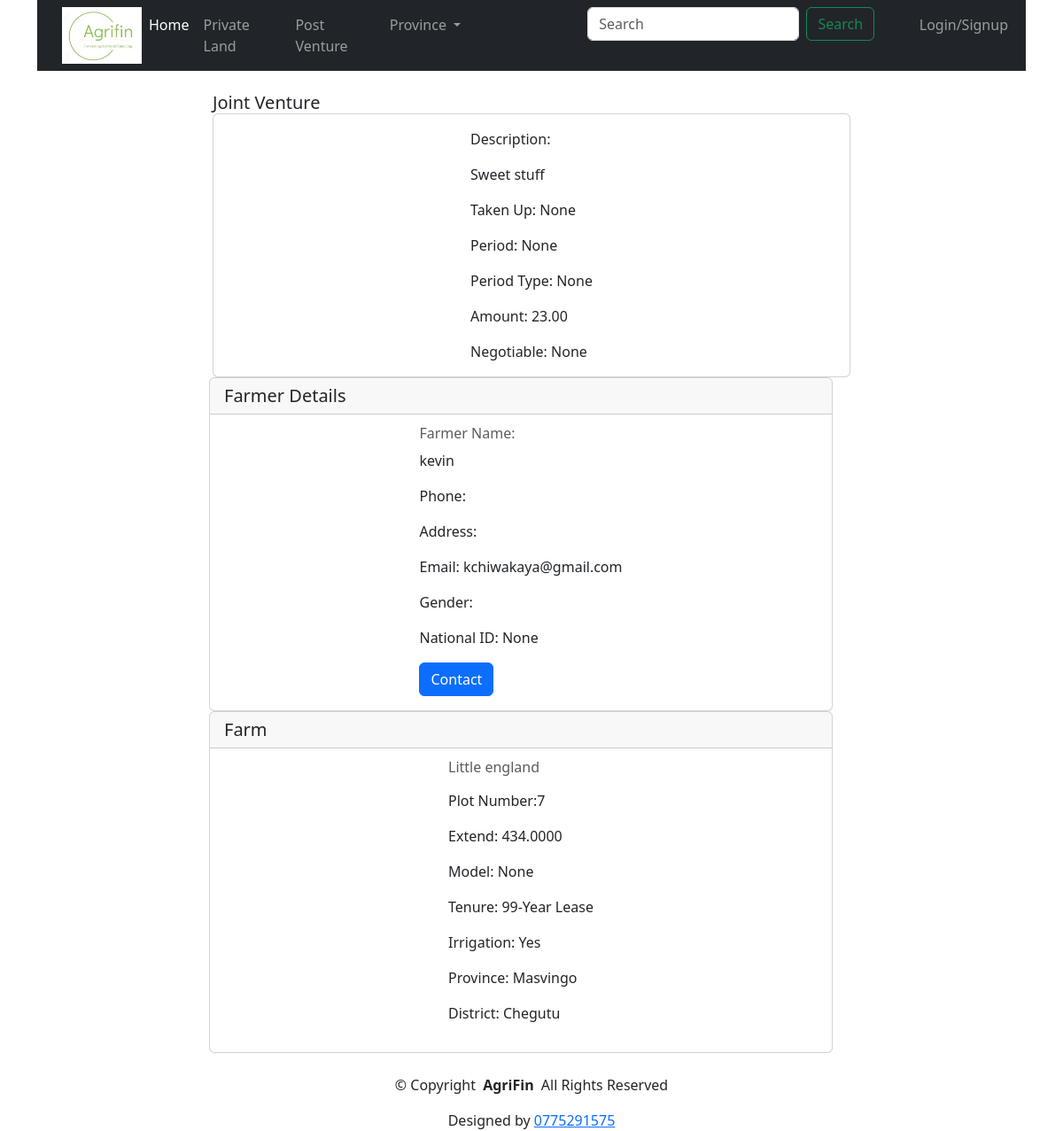
The app's page /details/6/ with its own data.
### farmersapp/models.py (models this page shows, shortened)
class Venture(models.Model):
   farm = models.ForeignKey(Farm,on_delete = models.CASCADE)
   purpose = models.CharField(max_length=500,null = True,blank = True)
   descripiton = models.TextField()
   takenup = models.CharField(max_length=5,null=True,choices=(('Y','Yes'),('N','No')),blank=True)
   supporting_images = models.CharField(max_length=250,null = True, blank=True)
   period = models.DecimalField(max_digits= 10,decimal_places= 2,null=True,blank=True)
   period_type = models.CharField(max_length=5,null=True,choices=(('Y','Year(s)'),('M','Months'),('W','Weeks')),blank=True)
   amount = models.DecimalField(max_digits= 20,decimal_places= 2,null = True,blank = True)
   negotiable = models.CharField(max_length=250,null = True, blank=True)

class Farm(models.Model):
    tenure = (
   ('Off','Offer Letter'),
   ('99','99-Year Lease'),
   ('A1','A1 Permit'),
   ('AP', 'A1 Temporal Permit'),
   ('A2','A2 Permit'),
   ('Ttl','Title Deed'),
   ('DG','Deed of Grant'),
   ('CCT','Certificate of Consolidated Title'),
   ('Non','None'),
   )
    water = (
   ('D','Dam'),
   ('R','River'),
   ('B','Borehole'),
   ('W', 'Weir'),
   ('Wl','Well'),
   ('N','None'),
   )
    province = (
   ('MTN','Matabeleland North'),
   ('MTS','Matabeleland South'),
   ('MSE','Mashonaland East'),
   ('MSW','Mashonaland West'),
   ('MSC','Mashonaland Central'),
   ('MAN','Manicaland'),
    ('MSV','Masvingo'),
    ('MID','Midlands'),
    ('HRE','Harare'),
    ('BYO','Bulawayo'),
   )
    mmodels = (
       ('A1','A1'),
       ('A2','A2'),
       ('Old','Old Resettlement Scheme'),
       ('Sma','Small Scale Commercial'),
       ('A1T','Three Tier'),
       ('Comm','Communal')
    )
    farmer = models.ForeignKey(Farmer,on_delete = models.CASCADE)
    farm_name = models.CharField(max_length=500)
    plot_number = models.CharField(max_length=250,null=True, blank=True)
    extend = models.DecimalField(max_digits= 10,decimal_places= 4)
    district = models.CharField(max_length=20)
    province = models.CharField(max_length=250,choices=province)
    ward = models.CharField(max_length=10,null=True, blank=True)
    model =models.CharField(max_length=250,null =True,blank=True,choices=mmodels)
    tenure_type = models.CharField(max_length=50,choices=tenure)
    irrigation =models.CharField(max_length=250,null= True,choices=(('Y','Yes'),('N','No')))
    water_availability  = models.CharField(max_length=250,choices=water)
    description = models.TextField(null=True, blank=True)

class Farmer(models.Model):
    gender = (
   ('M','Male'),
   ('F','Female'),
   )
    user = models.OneToOneField(User,on_delete=models.CASCADE,null =True,blank = True)
    name = models.CharField(max_length=250)
    othername = models.CharField(max_length=250,null=True, blank=True)
    surname = models.CharField(max_length=250)
    address = models.CharField(max_length=250)
    phone = models.CharField(max_length=20)
    email = models.CharField(max_length=250, null=True,blank=True)
    gender = models.CharField(max_length=10,choices=gender)
    national_id = models.CharField(max_length=30,null =True,unique=True,editable=True,blank=False)

### farmersapp/views.py (the view)
# urls.py: path("details/<str:pk>/",views.details,name ="details"),
def details(request,pk):
    mdetails = Venture.objects.get(id = pk)
    context = {'mdetails': mdetails}
    return render(request,'details.html',context)

### farmersapp/templates/details.html (shortened to what this page needs)
{%extends 'main.html'%}
    {% load bootstrap5 %} {% bootstrap_css %} {% bootstrap_javascript %} {%load
    static%}
    {%block content%}
    <div class="container">
      <div class="row">
        <div class="col-md-8 mx-auto">
          <h5 class="card-header">Joint Venture</h5>
          <div class="card" >
            <div class="card-body mx-auto">
              <p class="card-text"> Description:</p><p> {{mdetails.descripiton}}</p>
              <p class="card-text">Taken Up: {{mdetails.takenup}}</p>
              <p class="card-text">Period: {{mdetails.period}}</p>
              <p class="card-text">Period Type: {{mdetails.get_period_type_display}}</p>
              <p class="card-text">Amount: {{mdetails.amount}}</p>
              <p class="card-text">Negotiable: {{mdetails.negotiable}}</p>
            </div>
          </div>
        </div>
        <div class="row">
        <div class="col-md-8 mx-auto">
          <div class="card">
            <h5 class="card-header">Farmer Details</h5>
            <div class="card-body mx-auto">
              <h6 class="card-subtitle mb-2 text-body-secondary">
                Farmer Name: {{mdetails.farm.farmer.name}} {{mdetails.farm.farmer.surname}}
              </h6>
                <p class="card-text">{{mdetails.farm.farmer.user.username}}</p>
                <p class="card-text">Phone: {{mdetails.farm.farmer.phone}}</p>
                <p class="card-text">Address: {{mdetails.farm.farmer.address}}</p>
                <p class="card-text">Email: {{mdetails.farm.farmer.email}}</p>
                <p class="card-text">Gender: {{mdetails.farm.farmer.get_gender_display}}</p>
                <p class="card-text">National ID: {{mdetails.farm.farmer.national_id}}</p>
                <a href="#" class="btn btn-primary"
                >Contact</a>
            </div>
          </div>
        </div>
      </div>
      <div class="row">
        <div class="col-md-8 mx-auto">
          <div class="card" >
            <h5 class="card-header">Farm</h5>
            <div class="card-body mx-auto">
              <h6 class="card-subtitle mb-2 text-body-secondary">
                {{mdetails.farm.farm_name}}
              </h6>
              <p class="card-text">
                <p>Plot Number:{{mdetails.farm.plot_number}}</p>
                <p>Extend: {{mdetails.farm.extend}}</p>
                <p>Model: {{mdetails.farm.get_model_display}}</p>
                <p> Tenure: {{mdetails.farm.get_tenure_type_display}}</p>
                <p>Irrigation: {{mdetails.farm.get_irrigation_display}}</p>
                <p> Province: {{mdetails.farm.get_province_display}}</p>
                <p>District: {{mdetails.farm.district}}</p>
              </p>
            </div>
          </div>
        </div>
      </div>
      </div>
    </div>
    {%endblock%}

### records on screen
Venture: descripiton "Sweet stuff", takenup "None", period "None", period_type "None", amount "23.00", negotiable "None", farm.farmer.user.username "kevin", farm.farmer.email "kchiwakaya@gmail.com", farm.farmer.national_id "None", farm.farm_name "Little england", farm.plot_number "7", farm.extend "434.0000", farm.model "None", farm.tenure_type "99-Year Lease", farm.irrigation "Yes", farm.province "Masvingo", farm.district "Chegutu"
